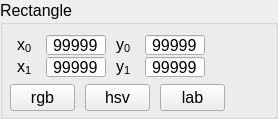
         <widget class="QGroupBox" name="rectangle_groupBox">
          <property name="font">
           <font>
            <pointsize>12</pointsize>
           </font>
          </property>
          <property name="title">
           <string>Rectangle</string>
          </property>
          <layout class="QVBoxLayout" name="verticalLayout_2">
           <property name="leftMargin">
            <number>7</number>
           </property>
           <property name="topMargin">
            <number>10</number>
           </property>
           <property name="rightMargin">
            <number>10</number>
           </property>
           <property name="bottomMargin">
            <number>5</number>
           </property>
           <item>
            <widget class="QFrame" name="frame_5">
             <property name="sizePolicy">
              <sizepolicy hsizetype="Minimum" vsizetype="Minimum">
               <horstretch>0</horstretch>
               <verstretch>0</verstretch>
              </sizepolicy>
             </property>
             <property name="frameShape">
              <enum>QFrame::NoFrame</enum>
             </property>
             <property name="frameShadow">
              <enum>QFrame::Raised</enum>
             </property>
             <property name="lineWidth">
              <number>0</number>
             </property>
             <layout class="QVBoxLayout" name="verticalLayout_4">
              <property name="spacing">
               <number>7</number>
              </property>
              <property name="leftMargin">
               <number>0</number>
              </property>
              <property name="topMargin">
               <number>0</number>
              </property>
              <property name="rightMargin">
               <number>0</number>
              </property>
              <property name="bottomMargin">
               <number>0</number>
              </property>
              <item>
               <widget class="QFrame" name="frame_6">
                <property name="frameShape">
                 <enum>QFrame::NoFrame</enum>
                </property>
                <property name="frameShadow">
                 <enum>QFrame::Raised</enum>
                </property>
                <property name="lineWidth">
                 <number>0</number>
                </property>
                <layout class="QGridLayout" name="gridLayout_4">
                 <property name="leftMargin">
                  <number>7</number>
                 </property>
                 <property name="topMargin">
                  <number>0</number>
                 </property>
                 <property name="rightMargin">
                  <number>0</number>
                 </property>
                 <property name="bottomMargin">
                  <number>0</number>
                 </property>
                 <property name="horizontalSpacing">
                  <number>10</number>
                 </property>
                 <property name="verticalSpacing">
                  <number>2</number>
                 </property>
                 <item row="1" column="3">
                  <widget class="QLabel" name="label_20">
                   <property name="text">
                    <string>&lt;html&gt;&lt;head/&gt;&lt;body&gt;&lt;p&gt;y&lt;span style=&quot; vertical-align:sub;&quot;&gt;1&lt;/span&gt;&lt;/p&gt;&lt;/body&gt;&lt;/html&gt;
</string>
                   </property>
                  </widget>
                 </item>
                 <item row="1" column="4">
                  <widget class="QLineEdit" name="rectangle_y1_lineEdit">
                   <property name="sizePolicy">
                    <sizepolicy hsizetype="Fixed" vsizetype="Fixed">
                     <horstretch>0</horstretch>
                     <verstretch>0</verstretch>
                    </sizepolicy>
                   </property>
                   <property name="minimumSize">
                    <size>
                     <width>60</width>
                     <height>20</height>
                    </size>
                   </property>
                   <property name="maximumSize">
                    <size>
                     <width>60</width>
                     <height>20</height>
                    </size>
                   </property>
                   <property name="font">
                    <font>
                     <pointsize>12</pointsize>
                    </font>
                   </property>
                   <property name="text">
                    <string>99999</string>
                   </property>
                   <property name="alignment">
                    <set>Qt::AlignCenter</set>
                   </property>
                  </widget>
                 </item>
                 <item row="0" column="2">
                  <widget class="QLineEdit" name="rectangle_x0_lineEdit">
                   <property name="sizePolicy">
                    <sizepolicy hsizetype="Fixed" vsizetype="Fixed">
                     <horstretch>0</horstretch>
                     <verstretch>0</verstretch>
                    </sizepolicy>
                   </property>
                   <property name="minimumSize">
                    <size>
                     <width>60</width>
                     <height>20</height>
                    </size>
                   </property>
                   <property name="maximumSize">
                    <size>
                     <width>60</width>
                     <height>20</height>
                    </size>
                   </property>
                   <property name="font">
                    <font>
                     <pointsize>12</pointsize>
                    </font>
                   </property>
                   <property name="text">
                    <string>99999</string>
                   </property>
                   <property name="alignment">
                    <set>Qt::AlignCenter</set>
                   </property>
                  </widget>
                 </item>
                 <item row="0" column="3">
                  <widget class="QLabel" name="label_18">
                   <property name="sizePolicy">
                    <sizepolicy hsizetype="Minimum" vsizetype="Minimum">
                     <horstretch>0</horstretch>
                     <verstretch>0</verstretch>
                    </sizepolicy>
                   </property>
                   <property name="minimumSize">
                    <size>
                     <width>0</width>
                     <height>0</height>
                    </size>
                   </property>
                   <property name="font">
                    <font>
                     <pointsize>12</pointsize>
                    </font>
                   </property>
                   <property name="text">
                    <string>&lt;html&gt;&lt;head/&gt;&lt;body&gt;&lt;p&gt;y&lt;span style=&quot; vertical-align:sub;&quot;&gt;0&lt;/span&gt;&lt;/p&gt;&lt;/body&gt;&lt;/html&gt;</string>
                   </property>
                   <property name="alignment">
                    <set>Qt::AlignLeading|Qt::AlignLeft|Qt::AlignVCenter</set>
                   </property>
                  </widget>
                 </item>
                 <item row="0" column="4">
                  <widget class="QLineEdit" name="rectangle_y0_lineEdit">
                   <property name="sizePolicy">
                    <sizepolicy hsizetype="Fixed" vsizetype="Fixed">
                     <horstretch>0</horstretch>
                     <verstretch>0</verstretch>
                    </sizepolicy>
                   </property>
                   <property name="minimumSize">
                    <size>
                     <width>60</width>
                     <height>20</height>
                    </size>
                   </property>
                   <property name="maximumSize">
                    <size>
                     <width>60</width>
                     <height>20</height>
                    </size>
                   </property>
                   <property name="font">
                    <font>
                     <pointsize>12</pointsize>
                    </font>
                   </property>
                   <property name="text">
                    <string>99999</string>
                   </property>
                   <property name="alignment">
                    <set>Qt::AlignCenter</set>
                   </property>
                  </widget>
                 </item>
                 <item row="0" column="1">
                  <widget class="QLabel" name="label_17">
                   <property name="sizePolicy">
                    <sizepolicy hsizetype="Minimum" vsizetype="Minimum">
                     <horstretch>0</horstretch>
                     <verstretch>0</verstretch>
                    </sizepolicy>
                   </property>
                   <property name="minimumSize">
                    <size>
                     <width>0</width>
                     <height>0</height>
                    </size>
                   </property>
                   <property name="font">
                    <font>
                     <pointsize>12</pointsize>
                    </font>
                   </property>
                   <property name="text">
                    <string>&lt;html&gt;&lt;head/&gt;&lt;body&gt;&lt;p&gt;x&lt;span style=&quot; vertical-align:sub;&quot;&gt;0&lt;/span&gt;&lt;/p&gt;&lt;/body&gt;&lt;/html&gt;</string>
                   </property>
                   <property name="alignment">
                    <set>Qt::AlignLeading|Qt::AlignLeft|Qt::AlignVCenter</set>
                   </property>
                  </widget>
                 </item>
                 <item row="1" column="1">
                  <widget class="QLabel" name="label_19">
                   <property name="text">
                    <string>&lt;html&gt;&lt;head/&gt;&lt;body&gt;&lt;p&gt;x&lt;span style=&quot; vertical-align:sub;&quot;&gt;1&lt;/span&gt;&lt;/p&gt;&lt;/body&gt;&lt;/html&gt;
</string>
                   </property>
                  </widget>
                 </item>
                 <item row="1" column="2">
                  <widget class="QLineEdit" name="rectangle_x1_lineEdit">
                   <property name="sizePolicy">
                    <sizepolicy hsizetype="Fixed" vsizetype="Fixed">
                     <horstretch>0</horstretch>
                     <verstretch>0</verstretch>
                    </sizepolicy>
                   </property>
                   <property name="minimumSize">
                    <size>
                     <width>60</width>
                     <height>20</height>
                    </size>
                   </property>
                   <property name="maximumSize">
                    <size>
                     <width>60</width>
                     <height>20</height>
                    </size>
                   </property>
                   <property name="font">
                    <font>
                     <pointsize>12</pointsize>
                    </font>
                   </property>
                   <property name="text">
                    <string>99999</string>
                   </property>
                   <property name="alignment">
                    <set>Qt::AlignCenter</set>
                   </property>
                  </widget>
                 </item>
                 <item row="0" column="5">
                  <spacer name="horizontalSpacer">
                   <property name="orientation">
                    <enum>Qt::Horizontal</enum>
                   </property>
                   <property name="sizeHint" stdset="0">
                    <size>
                     <width>40</width>
                     <height>20</height>
                    </size>
                   </property>
                  </spacer>
                 </item>
                </layout>
               </widget>
              </item>
              <item>
               <widget class="QFrame" name="frame_7">
                <property name="frameShape">
                 <enum>QFrame::NoFrame</enum>
                </property>
                <property name="frameShadow">
                 <enum>QFrame::Raised</enum>
                </property>
                <layout class="QHBoxLayout" name="horizontalLayout">
                 <property name="spacing">
                  <number>10</number>
                 </property>
                 <property name="leftMargin">
                  <number>0</number>
                 </property>
                 <property name="topMargin">
                  <number>0</number>
                 </property>
                 <property name="rightMargin">
                  <number>0</number>
                 </property>
                 <property name="bottomMargin">
                  <number>0</number>
                 </property>
                 <item>
                  <widget class="QPushButton" name="rectangle_rgb_button">
                   <property name="minimumSize">
                    <size>
                     <width>65</width>
                     <height>0</height>
                    </size>
                   </property>
                   <property name="maximumSize">
                    <size>
                     <width>65</width>
                     <height>30</height>
                    </size>
                   </property>
                   <property name="font">
                    <font>
                     <family>Arial</family>
                    </font>
                   </property>
                   <property name="text">
                    <string>rgb</string>
                   </property>
                   <property name="checkable">
                    <bool>false</bool>
                   </property>
                  </widget>
                 </item>
                 <item>
                  <widget class="QPushButton" name="rectangle_hsv_button">
                   <property name="minimumSize">
                    <size>
                     <width>65</width>
                     <height>0</height>
                    </size>
                   </property>
                   <property name="maximumSize">
                    <size>
                     <width>65</width>
                     <height>30</height>
                    </size>
                   </property>
                   <property name="font">
                    <font>
                     <family>Arial</family>
                    </font>
                   </property>
                   <property name="text">
                    <string>hsv</string>
                   </property>
                  </widget>
                 </item>
                 <item>
                  <widget class="QPushButton" name="rectangle_lab_button">
                   <property name="minimumSize">
                    <size>
                     <width>65</width>
                     <height>0</height>
                    </size>
                   </property>
                   <property name="maximumSize">
                    <size>
                     <width>65</width>
                     <height>30</height>
                    </size>
                   </property>
                   <property name="font">
                    <font>
                     <family>Arial</family>
                    </font>
                   </property>
                   <property name="text">
                    <string>lab</string>
                   </property>
                  </widget>
                 </item>
                 <item>
                  <spacer name="horizontalSpacer_4">
                   <property name="orientation">
                    <enum>Qt::Horizontal</enum>
                   </property>
                   <property name="sizeHint" stdset="0">
                    <size>
                     <width>40</width>
                     <height>20</height>
                    </size>
                   </property>
                  </spacer>
                 </item>
                </layout>
               </widget>
              </item>
             </layout>
            </widget>
           </item>
          </layout>
         </widget>
